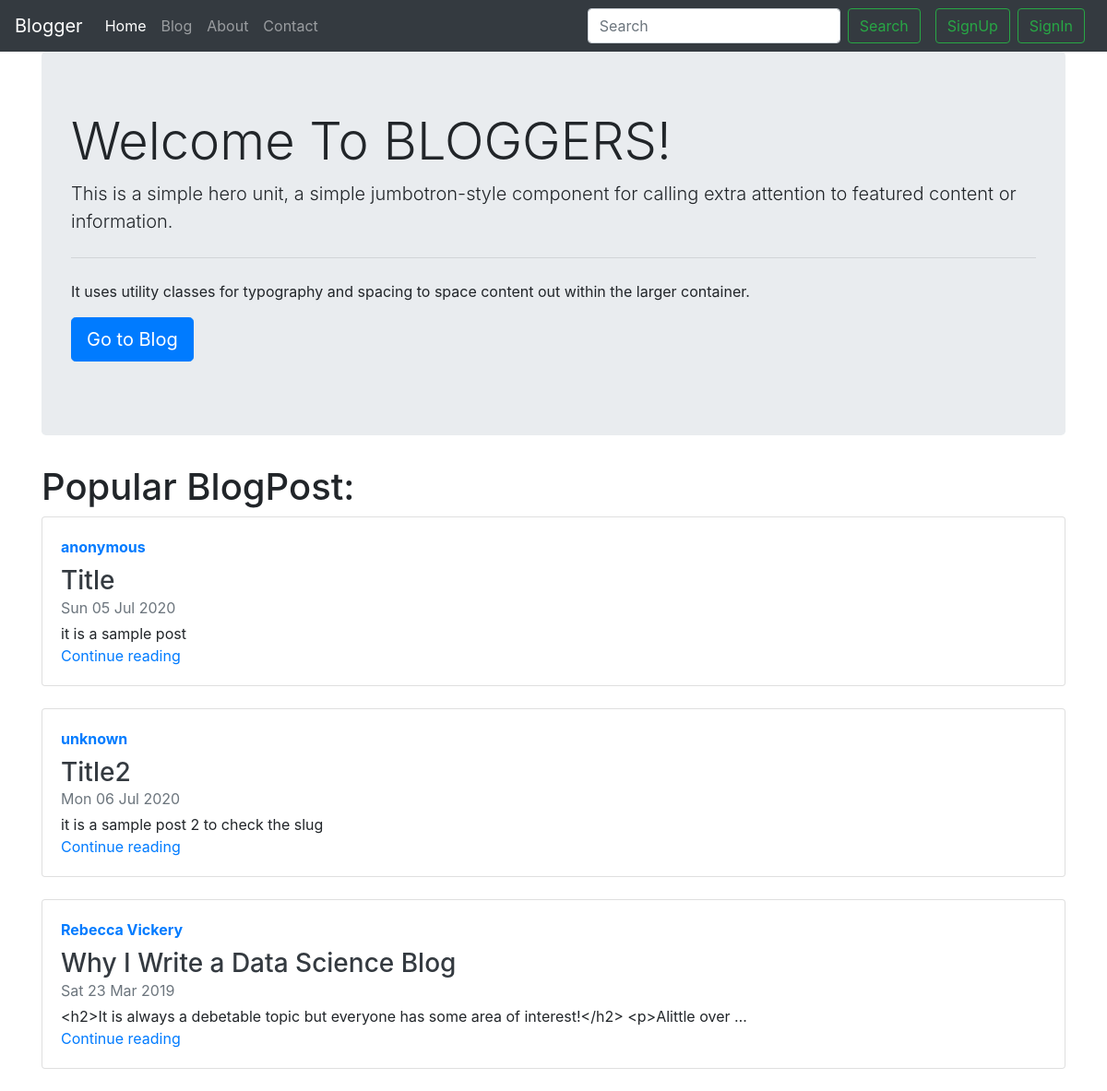
Before: / with the older database file.
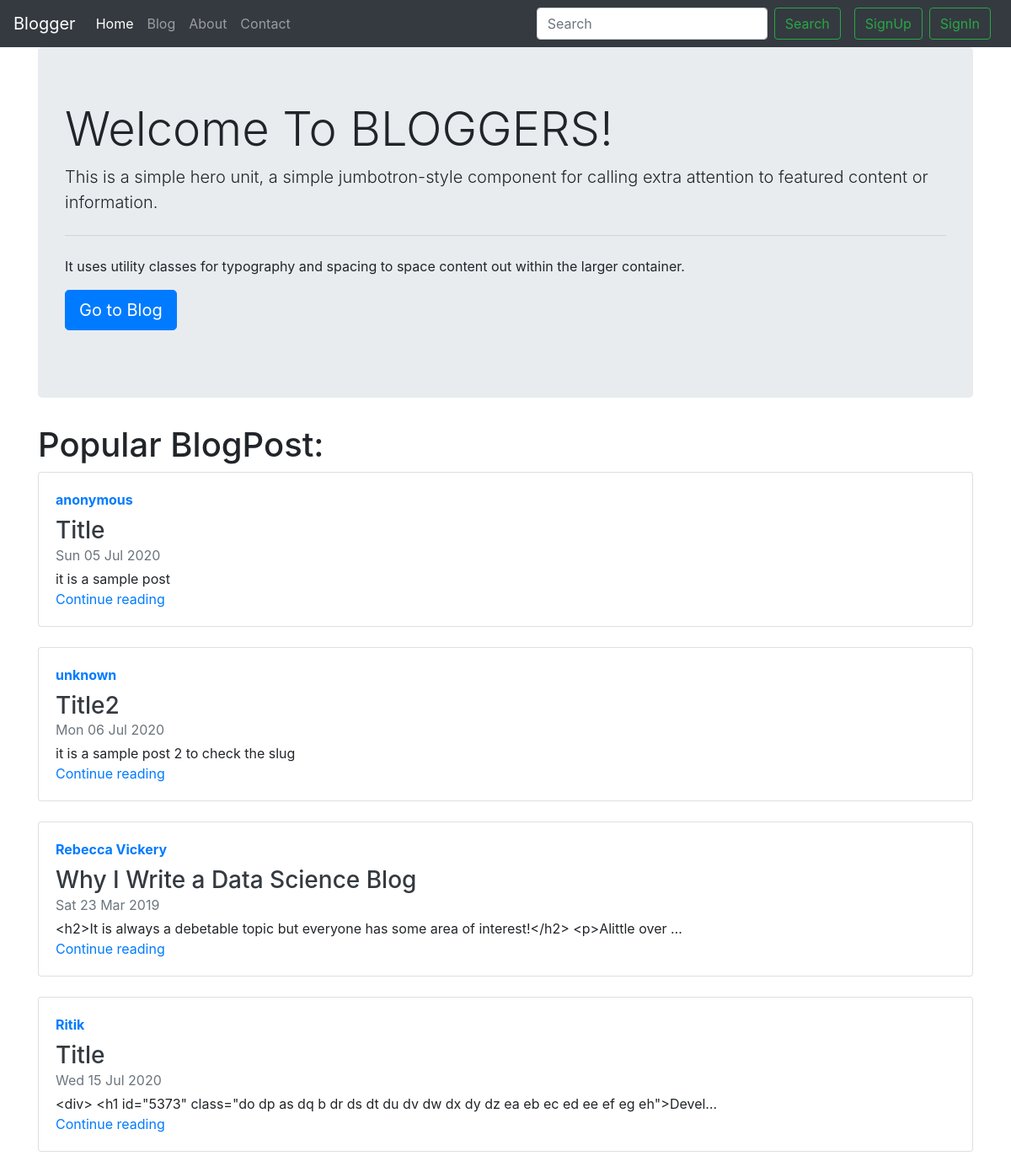
After: the same page with the newer database file.
### blog/models.py (models this page shows)
class Post(models.Model):
    sno = models.AutoField(primary_key=True)
    title = models.CharField(max_length=250)
    content = models.TextField()
    author = models.CharField(max_length=20)
    slug = models.CharField(max_length=130, default='Anonymous')
    timeStamp = models.DateTimeField(blank=True)
    def __str__(self):
        return 'by: '+self.author

### home/views.py (the view)
# urls.py: 2. Add a URL to urlpatterns:  path('', views.home, name='home')
def home(request):
    allPosts = Post.objects.all()
    print(allPosts)
    context = {'allPosts': allPosts}
    return render(request, 'home/home.html', context)

### templates/home/home.html (shortened to what this page needs)
{% extends 'base.html'%}
{% block homeactive %}
active
{% endblock homeactive %}
{% block body %}
<div class="container">
    <div class="row">
        <div class="col">
            <div class="jumbotron">
                <h1 class="display-4">Welcome To BLOGGERS!</h1>
                <p class="lead">This is a simple hero unit, a simple jumbotron-style component for calling extra
                    attention
                    to featured content or information.</p>
                <hr class="my-4">
                <p>It uses utility classes for typography and spacing to space content out within the larger container.
                </p>
                <p class="lead">
                    <a class="btn btn-primary btn-lg" href="/blog" role="button">Go to Blog</a>
                </p>
            </div>
        </div>
    </div>
</div>
<div class="container">
    <div class="row">
        <div class="col">
            <h1>Popular BlogPost:</h1>
        </div>
    </div>
    {% for post in allPosts  %}
    <div class="row">
        <div class="col">
            <div class="card flex-md-row mb-4 box-shadow h-md-250">
                <div class="card-body d-flex flex-column align-items-start">
                    <strong class="d-inline-block mb-2 text-primary">{{post.author}}</strong>
                    <h3 class="mb-0">
                        <a class="text-dark" href="#">{{post.title}}</a>
                    </h3>
                    <div class="mb-1 text-muted">{{post.timeStamp|date:"D d M Y"}}</div>
                    <p class="card-text mb-auto">{{post.content|truncatechars:100}}</p>
                    <a href="/blog/{{post.slug}}">Continue reading</a>
                </div>
            </div>
        </div>
    </div>
    {% endfor %}
</div>
{% endblock body %}

Changed rows visible on the page:
added Post: author "Ritik", title "Title", timeStamp "Wed 15 Jul 2020", content "<div> <h1 id=\"5373\" class=\"do dp as dq b dr ds dt du dv dw dx dy dz ea eb ec ed ee ef eg eh\">Devel…"
